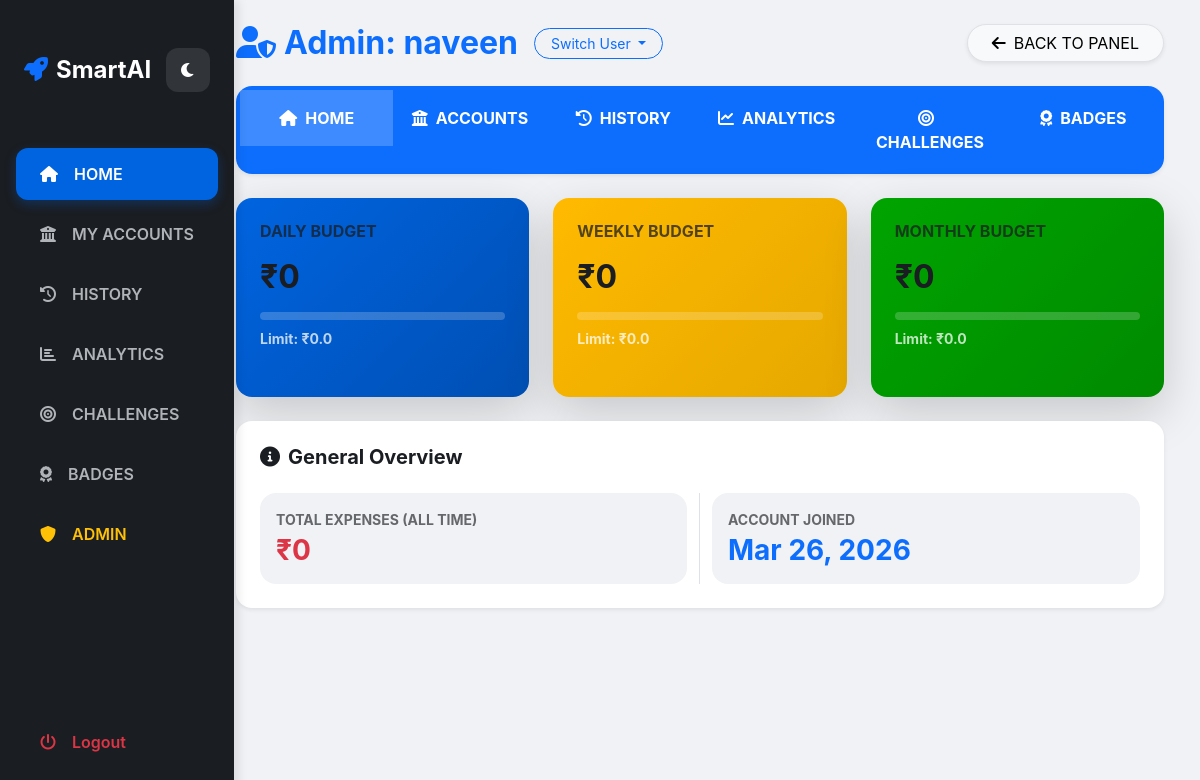
Screenshot of /admin/user/9 (signed in) with the database file from the repository.
### app.py (models this page shows)
class User(db.Model):
    id = db.Column(db.Integer, primary_key=True)
    username = db.Column(db.String(150), unique=True, nullable=False)
    password = db.Column(db.String(150), nullable=False)
    role = db.Column(db.String(50), default='user')
    joined_date = db.Column(db.DateTime, default=datetime.utcnow)
    budget_daily = db.Column(db.Float, default=0)
    budget_weekly = db.Column(db.Float, default=0)
    budget_monthly = db.Column(db.Float, default=0)
    badges = db.Column(db.String(1000), default="[]")
    challenges = db.Column(db.String(1000), default="[]") # Track claimed challenges

### app.py (the view)
@app.route('/admin/user/<int:user_id>')
@admin_required
def admin_user_dashboard(user_id):
    user = User.query.get(user_id)
    if not user:
        flash('User not found', 'danger')
        return redirect(url_for('admin_panel'))
    expenses = Expense.query.filter_by(user_id=user.id).order_by(Expense.date.desc()).all()
    banks = BankAccount.query.filter_by(user_id=user.id).all()
    today = datetime.utcnow().date()
    week_ago = today - timedelta(days=7)
    month_ago = today - timedelta(days=30)
    daily_expenses = [e for e in expenses if e.date.date() == today]
    weekly_expenses = [e for e in expenses if e.date.date() >= week_ago]
    monthly_expenses = [e for e in expenses if e.date.date() >= month_ago]
    total_daily = sum(e.amount for e in daily_expenses)
    total_weekly = sum(e.amount for e in weekly_expenses)
    total_monthly = sum(e.amount for e in monthly_expenses)
    user_badges = evaluate_achievements(user)
    user_challenges = evaluate_challenges(user)
    all_users = User.query.filter(User.role != 'admin').all()
    bank_transactions = {}
    for bank in banks:
        bank_transactions[bank.id] = Expense.query.filter_by(user_id=user.id, bank_id=bank.id).order_by(Expense.date.desc()).all()
    return render_template('admin_user_dashboard.html', user=user, expenses=expenses, banks=banks,
                         total_daily=total_daily, total_weekly=total_weekly, total_monthly=total_monthly,
                         user_badges=user_badges, user_challenges=user_challenges, all_users=all_users,
                         bank_transactions=bank_transactions)

### app.py (called while the page is built)
def admin_required(f):
    @wraps(f)
    def decorated_function(*args, **kwargs):
        if 'user_id' not in session or not session['user_id']:
            flash('Please login first', 'danger')
            return redirect(url_for('login'))
        user = User.query.get(session['user_id'])
        if not user:
            flash('Invalid session. Please login again', 'danger')
            session.clear()
            return redirect(url_for('login'))
        if user.role != 'admin':
            flash('Admin access required', 'danger')
            return redirect(url_for('dashboard'))
        return f(*args, **kwargs)
    return decorated_function

def _load_badges(user: User):
    try:
        return json.loads(user.badges or "[]")
    except Exception:
        return []

def _save_badges(user: User, badges):
    user.badges = json.dumps(badges)
    db.session.add(user)

def _load_challenges(user: User):
    try:
        return json.loads(user.challenges or "[]")
    except Exception:
        return []

### templates/admin_user_dashboard.html (shortened to what this page needs)
{% extends "base.html" %}
{% block content %}
<div class="container-fluid">
    <div class="d-flex justify-content-between align-items-center mb-4 flex-wrap gap-3">
        <div class="d-flex align-items-center gap-3">
            <h2 class="fw-bold text-primary m-0"><i class="fas fa-user-shield me-2"></i>Admin: {{ user.username }}</h2>
            <div class="dropdown">
                <button class="btn btn-outline-primary btn-sm rounded-pill px-3 dropdown-toggle" type="button" data-bs-toggle="dropdown">
                    Switch User
                </button>
            </div>
        </div>
        <a href="{{ url_for('admin_panel') }}" class="btn btn-light rounded-pill px-4 shadow-sm border"><i class="fas fa-arrow-left me-2"></i>BACK TO PANEL</a>
    </div>
    <div class="card mb-4 border-0 shadow-sm rounded-4 overflow-hidden">
        <div class="bg-primary p-1">
            <ul class="nav nav-pills nav-justified" id="userTabs" role="tablist">
                <li class="nav-item">
                    <button class="nav-link active text-white fw-bold py-3 border-0 rounded-0" data-bs-toggle="pill" data-bs-target="#tab-home"><i class="fas fa-home me-2"></i>HOME</button>
                </li>
                <li class="nav-item">
                    <button class="nav-link text-white fw-bold py-3 border-0 rounded-0" data-bs-toggle="pill" data-bs-target="#tab-accounts"><i class="fas fa-university me-2"></i>ACCOUNTS</button>
                </li>
                <li class="nav-item">
                    <button class="nav-link text-white fw-bold py-3 border-0 rounded-0" data-bs-toggle="pill" data-bs-target="#tab-history"><i class="fas fa-history me-2"></i>HISTORY</button>
                </li>
                <li class="nav-item">
                    <button class="nav-link text-white fw-bold py-3 border-0 rounded-0" data-bs-toggle="pill" data-bs-target="#tab-analytics"><i class="fas fa-chart-line me-2"></i>ANALYTICS</button>
                </li>
                <li class="nav-item">
                    <button class="nav-link text-white fw-bold py-3 border-0 rounded-0" data-bs-toggle="pill" data-bs-target="#tab-challenges"><i class="fas fa-bullseye me-2"></i>CHALLENGES</button>
                </li>
                <li class="nav-item">
                    <button class="nav-link text-white fw-bold py-3 border-0 rounded-0" data-bs-toggle="pill" data-bs-target="#tab-badges"><i class="fas fa-award me-2"></i>BADGES</button>
                </li>
            </ul>
        </div>
    </div>
    <div class="tab-content">
        <div class="tab-pane fade show active" id="tab-home">
            <div class="row g-4 mb-4">
                <div class="col-md-4">
                    <div class="card p-4 border-0 text-white shadow-lg h-100" style="background: linear-gradient(135deg, #0064e0, #004fb3);">
                        <h6 class="m-0 opacity-75 fw-bold">DAILY BUDGET</h6>
                        <h2 class="fw-bold my-3">₹{{ total_daily|round(2) }}</h2>
                        <div class="progress mb-2" style="height: 8px; background: rgba(255,255,255,0.2); border-radius: 10px;">
                        </div>
                        <small class="opacity-75 fw-bold">Limit: ₹{{ user.budget_daily }}</small>
                    </div>
                </div>
                <div class="col-md-4">
                    <div class="card p-4 border-0 text-white shadow-lg h-100" style="background: linear-gradient(135deg, #ffba00, #e6a800);">
                        <h6 class="m-0 opacity-75 fw-bold">WEEKLY BUDGET</h6>
                        <h2 class="fw-bold my-3">₹{{ total_weekly|round(2) }}</h2>
                        <div class="progress mb-2" style="height: 8px; background: rgba(255,255,255,0.2); border-radius: 10px;">
                        </div>
                        <small class="opacity-75 fw-bold">Limit: ₹{{ user.budget_weekly }}</small>
                    </div>
                </div>
                <div class="col-md-4">
                    <div class="card p-4 border-0 text-white shadow-lg h-100" style="background: linear-gradient(135deg, #00a400, #008a00);">
                        <h6 class="m-0 opacity-75 fw-bold">MONTHLY BUDGET</h6>
                        <h2 class="fw-bold my-3">₹{{ total_monthly|round(2) }}</h2>
                        <div class="progress mb-2" style="height: 8px; background: rgba(255,255,255,0.2); border-radius: 10px;">
                        </div>
                        <small class="opacity-75 fw-bold">Limit: ₹{{ user.budget_monthly }}</small>
                    </div>
                </div>
            </div>
            <div class="card p-4 border-0 shadow-sm rounded-4">
                <h5 class="fw-bold mb-4 text-primary"><i class="fas fa-info-circle me-2"></i>General Overview</h5>
                <div class="row g-4">
                    <div class="col-md-6 border-end">
                        <div class="p-3 bg-light rounded-4">
                            <label class="small text-muted fw-bold d-block mb-1">TOTAL EXPENSES (ALL TIME)</label>
                            <h3 class="fw-bold text-danger mb-0">₹{{ expenses|sum(attribute='amount')|round(2) }}</h3>
                        </div>
                    </div>
                    <div class="col-md-6">
                        <div class="p-3 bg-light rounded-4">
                            <label class="small text-muted fw-bold d-block mb-1">ACCOUNT JOINED</label>
                            <h3 class="fw-bold text-primary mb-0">{{ user.joined_date.strftime('%b %d, %Y') }}</h3>
                        </div>
                    </div>
                </div>
            </div>
        </div>
                    {% set all_badge_ids = ['beginner', 'saver', 'consistent_user', 'budget_master', 'tracker_pro', 'smart_spender', 'daily_tracker', 'weekly_champion', 'monthly_master', 'finance_expert'] %}
    </div>
</div>
{% endblock %}

### templates/base.html (style rules this page uses)
:root { --bg: #f0f2f5; --sidebar-bg: #1a1d21; --card-bg: #ffffff; --text-primary: #1a1d21; --text-muted: #65676b; --border-color: #e4e6eb; --accent-primary: #0064e0; --accent-success: #00a400; --accent-danger: #fa3e3e; --accent-warning: #ffba00; --nav-link: #b0b3b8; --nav-active: #ffffff; --nav-hover: rgba(255,255,255,0.1); }
body { background-color: var(--bg); color: var(--text-primary); font-family: 'Inter', -apple-system, BlinkMacSystemFont, 'Segoe UI', Roboto, sans-serif; transition: background-color 0.3s ease, color 0.3s ease; overflow-x: hidden; }
h1, h2, h3, h4, h5, h6 { color: var(--text-primary); font-weight: 700; }
.card { border: 1px solid var(--border-color); background: var(--card-bg); box-shadow: 0 4px 20px rgba(0,0,0,0.08); margin-bottom: 24px; border-radius: 16px; transition: all 0.3s cubic-bezier(0.4, 0, 0.2, 1); color: var(--text-primary); }
.card h5, .card h6 { color: var(--text-primary) !important; margin-bottom: 1.25rem; }
.text-muted { color: var(--text-muted) !important; }
.bg-light { background-color: rgba(0, 0, 0, 0.03) !important; color: var(--text-primary) !important; }

### templates/admin_user_dashboard.html (style rules this page uses)
.nav-pills .nav-link.active { background-color: rgba(255,255,255,0.2) !important; color: #fff !important; }
.bg-light { background-color: var(--bg) !important; }

### rows the page displays
User: username "naveen", budget_daily "0.0", budget_weekly "0.0", budget_monthly "0.0", joined_date "Mar 26, 2026"

### other values shown
{{ total_daily|round(2) }} "0"
{{ total_weekly|round(2) }} "0"
{{ total_monthly|round(2) }} "0"
{{ expenses|sum(attribute='amount')|round(2) }} "0"
